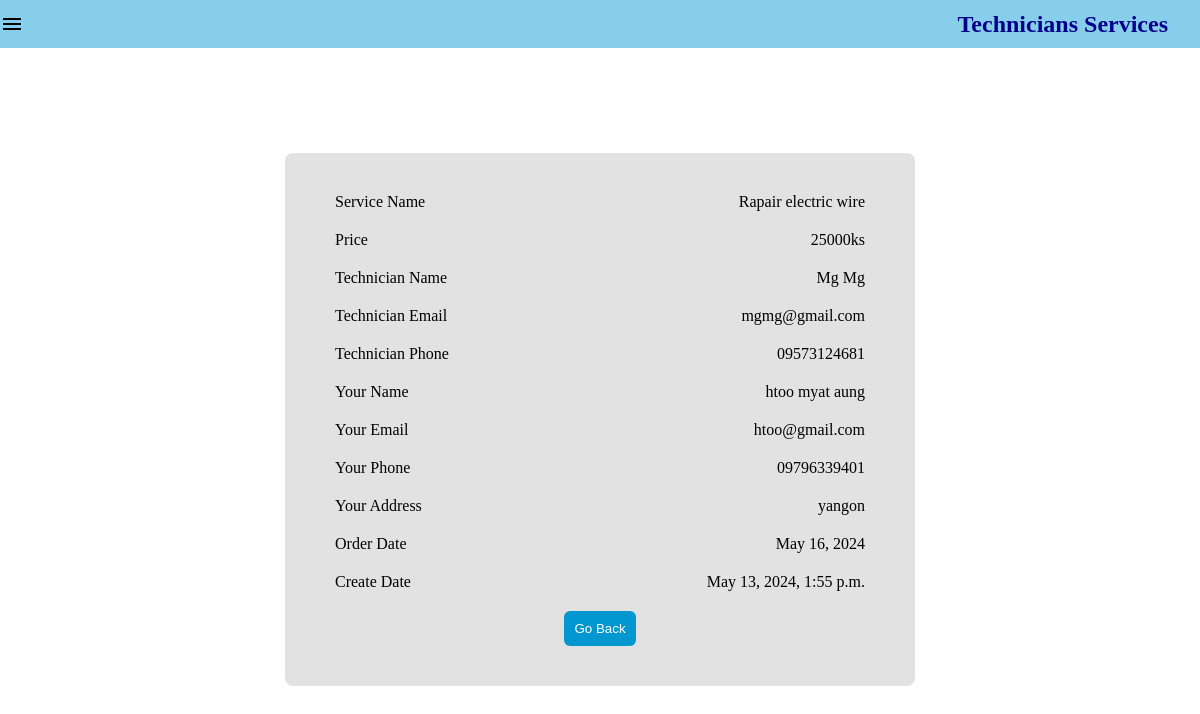
The page /ets/c_order/detail/1/ (signed in) on the database its author committed.
### ETS_app/models.py (models this page shows, shortened)
class Order(models.Model):
    service = models.CharField(max_length=100)
    price = models.CharField(max_length=100)
    c_name = models.CharField(max_length=50)
    t_name = models.CharField(max_length=50)
    c_email = models.EmailField()
    t_email = models.EmailField()
    t_phone = models.CharField(max_length=20)
    c_phone = models.CharField(max_length=20)
    c_address = models.CharField(max_length=100)
    order_date = models.DateField()
    status = models.CharField(max_length=12,default='pending')
    f_status = models.CharField(max_length=12,default='pending')
    t_status = models.BooleanField(default=True)
    c_status = models.BooleanField(default=True)
    create_at = models.DateTimeField(default=None)

### ETS_app/views.py (the view)
# urls.py: path('c_order/detail/<int:post_id>/',C_order_detail),
@permission_required('ETS_app.view_order', login_url='c_login')
def C_order_detail(request,post_id):
    order = Order.objects.get(id=post_id)
    return render(request, "C_order_detail.html",{'order':order})

### utils/context_processor.py (called while the page is built)
def customer(request):
    try:
        c_user = Customer.objects.get(email=request.user.email)
        return {'c_user':c_user}
    except Exception:
        return {'c_user':None}

def technician(request):
    try:
        t_user = Technician.objects.get(email=request.user.email)
        return {'t_user':t_user}
    except Exception:
        return {'t_user':None}

def main(request):
    try:
        m_user = Main.objects.get(email=request.user.email)
        return {'m_user':m_user}
    except Exception:
        return {'m_user':None}

### ETS_app/templates/C_order_detail.html (shortened to what this page needs)
{% extends "C_base.html" %}
{% block body %}
{% load static %}
<link rel="stylesheet" href="{% static 'css/C_table.css' %}" />
<div class="main-container">
    <div class="table-list-box-size">
        <div class="box1">
            <div class="detail">
                <label>Service Name</label>
                <p>{{order.service}}</p>
            </div>
            <div class="detail">
                <label>Price</label>
                <p>{{order.price}}</p>
            </div>
            <div class="detail">
                <label>Technician Name</label>
                <p>{{order.t_name}}</p>
            </div>
            <div class="detail">
                <label>Technician Email</label>
                <p>{{order.t_email}}</p>
            </div>
            <div class="detail">
                <label>Technician Phone</label>
                <p>{{order.t_phone}}</p>
            </div>
            <div class="detail">
                <label>Your Name</label>
                <p>{{order.c_name}}</p>
            </div>
            <div class="detail">
                <label>Your Email</label>
                <p>{{order.c_email}}</p>
            </div>
            <div class="detail">
                <label>Your Phone</label>
                <p>{{order.c_phone}}</p>
            </div>
            <div class="detail">
                <label>Your Address</label>
                <p>{{order.c_address}}</p>
            </div>
            <div class="detail">
                <label>Order Date</label>
                <p>{{order.order_date}}</p>
            </div>
            <div class="detail">
                <label>Create Date</label>
                <p>{{order.create_at}}</p>
            </div>
            <div class="button">
                <a href="/ets/c_order/list/{{c_user.email}}"><button>Go Back</button></a>
            </div>
        </div>
    </div>
</div>
</div>
{% endblock %}

### static/css/C_N.css (style rules this page uses)
* { margin:0; padding:0; }
.main-container { grid-area: main; overflow-y: auto; }
.table-list-box-size >.box1 { margin:5rem auto 0 auto; text-align:center; padding:30px 40px; width:50%; background:#e2e2e2; border-radius:0.5rem; }
.table-list-box-size >.box1 > .detail { display:flex; justify-content:space-between; padding:10px; }
.table-list-box-size >.box1 > .detail >p { font-size:medium; font-weight:100; }
.table-list-box-size >.box1 > .button > a > button { outline:none; border:none; cursor:pointer; border-radius:6px; padding:10px; color:#fff; background-color:#0298cf; }
.table-list-box-size >.box1 > .button { padding:10px; }

### static/css/C_table.css (style rules this page uses)
.table-list-box-size { padding:25px 50px; }

### rows shown on the page
Order: service "Rapair electric wire", price "25000ks", t_name "Mg Mg", t_email "mgmg@gmail.com", t_phone "09573124681", c_name "htoo myat aung", c_email "htoo@gmail.com", c_phone "09796339401", c_address "yangon", order_date "May 16, 2024", create_at "May 13, 2024, 1:55 p.m."
